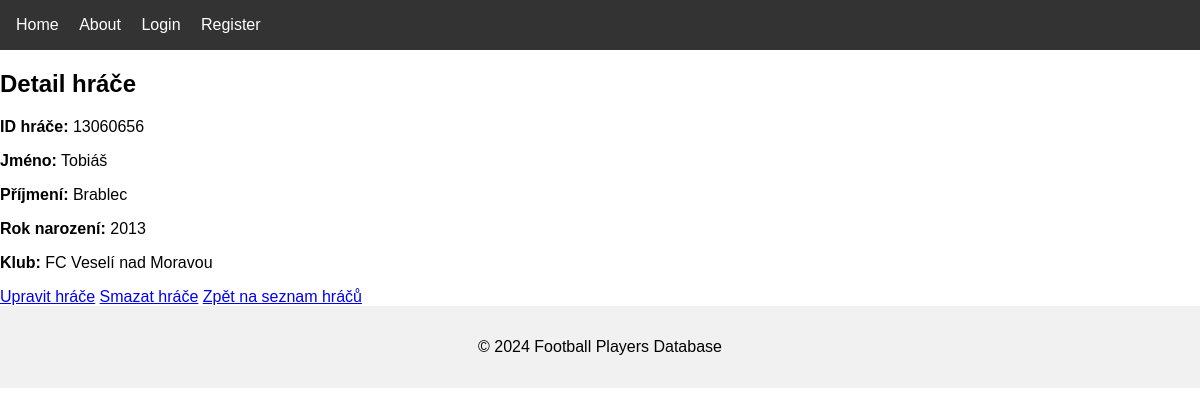
/players/3/, run on the app's committed database.
### players/models.py (models this page shows, shortened)
class Player(models.Model):
    id_player = models.CharField(max_length=10, unique=True, verbose_name="ID hráče", blank=True, null=True)  # Přidané pole id_player
    last_name = models.CharField(max_length=100, verbose_name="Lastname")
    first_name = models.CharField(max_length=100, verbose_name="Firtname")
    birth_year = models.IntegerField(verbose_name="Birthyear")
    club = models.CharField(max_length=100, verbose_name="Club")

### players/views.py (the view)
# urls.py: path('<int:pk>/', views.player_detail, name='player_detail'),  # Detail hráče
def player_detail(request, pk):
    player = get_object_or_404(Player, pk=pk)  # Načtení hráče podle primárního klíče (ID)
    return render(request, 'players/player_detail.html', {'player': player})

### players/templates/players/player_detail.html (shortened to what this page needs)
{% extends 'core/base.html' %}
{% block content %}
  <h2>Detail hráče</h2>
  <p><strong>ID hráče:</strong> {{ player.id_player }}</p>
  <p><strong>Jméno:</strong> {{ player.first_name }}</p>
  <p><strong>Příjmení:</strong> {{ player.last_name }}</p>
  <p><strong>Rok narození:</strong> {{ player.birth_year }}</p>
  <p><strong>Klub:</strong> {{ player.club }}</p>
  <a href="{% url 'update_player' player.pk %}">Upravit hráče</a>
  <a href="{% url 'delete_player' player.pk %}">Smazat hráče</a>
  <a href="{% url 'players' %}">Zpět na seznam hráčů</a>
{% endblock %}

### core/static/css/styles.css (style rules this page uses)
body { font-family: Arial, sans-serif; margin: 0; padding: 0; }

### data on the page
Player: id_player "13060656", first_name "Tobiáš", last_name "Brablec", birth_year "2013", club "FC Veselí nad Moravou"
